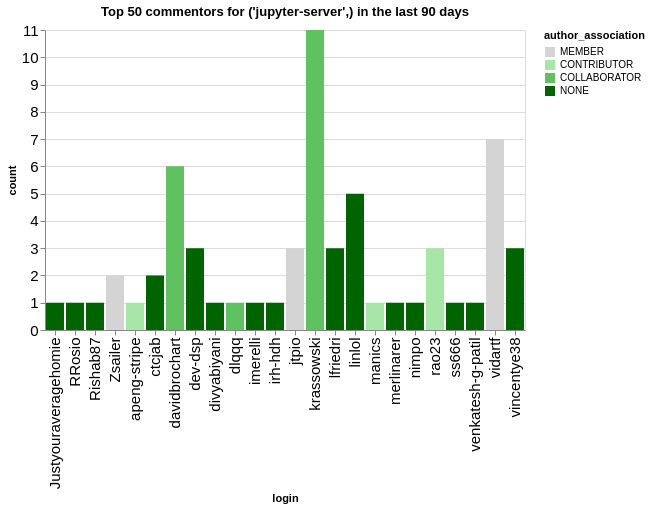

The code cell stored with this chart in its notebook:
### Code cell
n_plot = 50
charts = []
for ii, (iorg, idata) in enumerate(commentors.groupby(['org'])):
    title = f"Top {n_plot} commentors for {iorg} in the last {n_days} days"
    idata = idata.groupby('login', as_index=False).agg({'count': 'sum', 'author_association': 'first'})
    idata = idata.sort_values('count', ascending=False).head(n_plot)
    ch = alt.Chart(data=idata.head(n_plot), title=title).mark_bar().encode(
        x='login',
        y='count',
        color=alt.Color('author_association', scale=alt.Scale(domain=author_types, range=author_colors))
    )
    charts.append(ch)
alt.hconcat(*charts)

### Figure 1 — Vega-Lite specification as saved in the notebook (floating-point values rounded to 4 significant figures)
{"config": {"axisLeft": {"labelFontSize": 15}, "axisBottom": {"labelFontSize": 15}}, "hconcat": [{"mark": {"type": "bar"}, "encoding": {"color": {"field": "author_association", "scale": {"domain": ["MEMBER", "CONTRIBUTOR", "COLLABORATOR", "NONE"], "range": ["rgb(211.82745098039214, 211.82745098039214, 211.82745098039214)", "rgb(166.98562091503268, 229.89803921568628, 166.98562091503268)", "rgb(96.37647058823529, 192.75294117647059, 96.37647058823529)", "rgb(0.0, 100.3921568627451, 0.0)"]}, "type": "nominal"}, "x": {"field": "login", "type": "nominal"}, "y": {"field": "count", "type": "quantitative"}}, "title": "Top 50 commentors for ('jupyter-server',) in the last 90 days"}], "data": {"name": "data-6d527a35ea17cd4969fbcfd84be677f7"}, "$schema": "https://vega.github.io/schema/vega-lite/v5.20.1.json", "datasets": {"data-6d527a35ea17cd4969fbcfd84be677f7": [{"login": "krassowski", "count": 11, "author_association": "COLLABORATOR"}, {"login": "vidartf", "count": 7, "author_association": "MEMBER"}, {"login": "davidbrochart", "count": 6, "author_association": "COLLABORATOR"}, {"login": "linlol", "count": 5, "author_association": "NONE"}, {"login": "lfriedri", "count": 3, "author_association": "NONE"}, {"login": "dev-dsp", "count": 3, "author_association": "NONE"}, {"login": "vincentye38", "count": 3, "author_association": "NONE"}, {"login": "rao23", "count": 3, "author_association": "CONTRIBUTOR"}, {"login": "jtpio", "count": 3, "author_association": "MEMBER"}, {"login": "Zsailer", "count": 2, "author_association": "MEMBER"}, {"login": "ctcjab", "count": 2, "author_association": "NONE"}, {"login": "Rishab87", "count": 1, "author_association": "NONE"}, {"login": "apeng-stripe", "count": 1, "author_association": "CONTRIBUTOR"}, {"login": "Justyouraveragehomie", "count": 1, "author_association": "NONE"}, {"login": "RRosio", "count": 1, "author_association": "NONE"}, {"login": "irh-hdh", "count": 1, "author_association": "NONE"}, {"login": "divyabiyani", "count": 1, "author_association": "NONE"}, {"login": "dlqqq", "count": 1, "author_association": "COLLABORATOR"}, {"login": "imerelli", "count": 1, "author_association": "NONE"}, {"login": "manics", "count": 1, "author_association": "CONTRIBUTOR"}, {"login": "nimpo", "count": 1, "author_association": "NONE"}, {"login": "merlinarer", "count": 1, "author_association": "NONE"}, {"login": "venkatesh-g-patil", "count": 1, "author_association": "NONE"}, {"login": "ss666", "count": 1, "author_association": "NONE"}]}}
